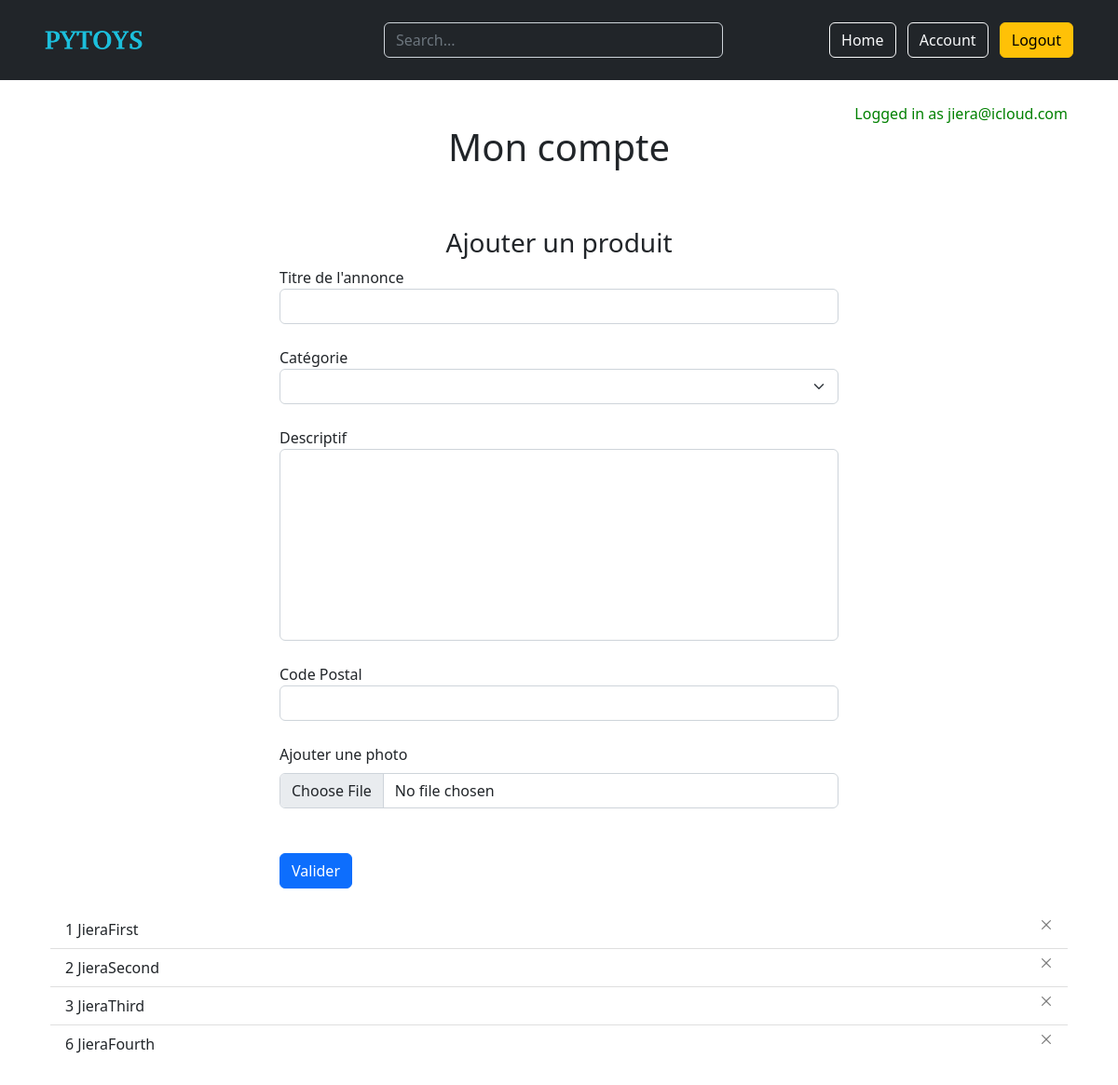
Page /account (signed in) on the earlier database version.
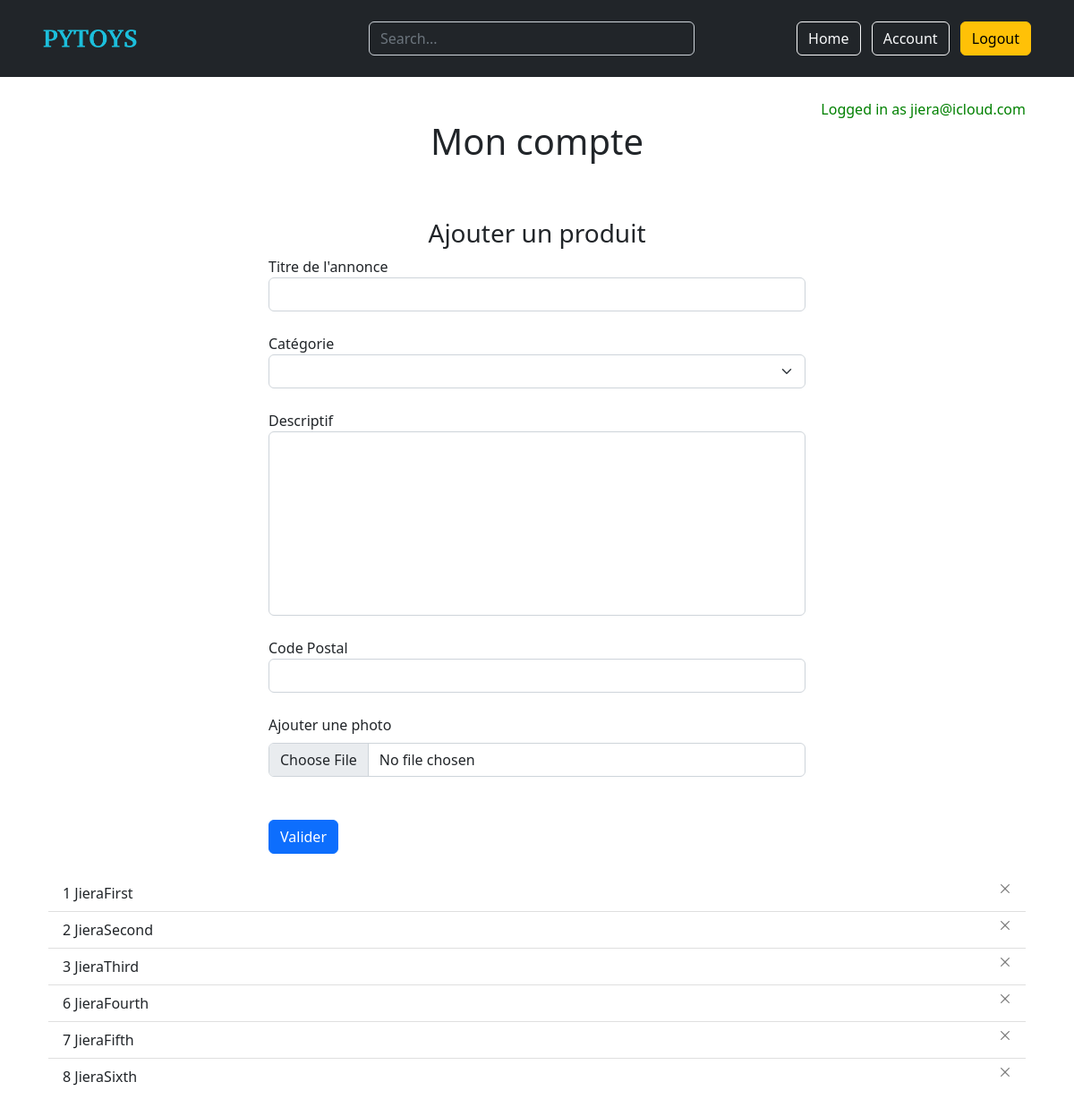
Same page on the later database version.
### website/models.py (models this page shows)
class Product(db.Model):
    id = db.Column(db.Integer, primary_key=True)
    title = db.Column(db.String(100))
    pictures = db.Column(db.String(500)) # Maybe to be created as own model with relationship to this one
    description = db.Column(db.String(5000))
    city = db.Column(db.String(150))
    category = db.Column(db.String(100))
    shipping_fee = db.Column(db.Integer)
    date = db.Column(db.DateTime(timezone=True), default=func.now())
    user_id = db.Column(db.Integer, db.ForeignKey('user.id'))

### website/views.py (the view, shortened to what this page needs)
@views.route('/account', methods=['POST', 'GET'])
def upload_file():
    return render_template("account.html", user=current_user)

### website/__init__.py (called while the page is built)
def create_app():
    app = Flask(__name__)
    app.config['SECRET_KEY'] = 'zajeoazu!ecàapzh'
    app.config['SQLALCHEMY_DATABASE_URI'] = f'sqlite:///{DB_NAME}'
    app.config['UPLOAD_FOLDER'] = UPLOAD_FOLDER
    db.init_app(app)
    from .views import views
    from .auth import auth
    app.register_blueprint(views, url_prefix="/")
    app.register_blueprint(auth, url_prefix="/")
    from .models import User, Product
    create_database(app)
    login_manager = LoginManager()
    login_manager.login_view = 'auth.login'
    login_manager.init_app(app)
    @login_manager.user_loader
    def load_user(id):
        return User.query.get(int(id))
    return app

### website/templates/account.html (shortened to what this page needs)
{% extends "base.html" %}
{% block content %}
    <div class="container my-4">
        <div align="right" style="color: green;">Logged in as {{ user.email }}</div>
        <h1 align="center">Mon compte</h1>
        <br />
        <form method="POST" enctype="multipart/form-data">
            <div style="max-width:600px; margin:auto;">
                <h3 align="center" style="margin-top:30px">Ajouter un produit</h3>
                <div class="form-group">
                    <label for="product-title">Titre de l'annonce</label>
                    <input type="text" class="form-control" id="product-title" name="product-title" required="true"/>
                </div>
                <br />
                <label for="product-category">Catégorie</label>
                <select class="form-select" aria-label="Default select example" name="product-category">
                    <option selected></option>
                    <option value="Jouets">Jouets</option>
                </select>
                <br />
                <div class="form-group">
                    <label for="product-description">Descriptif</label>
                    <textarea name="product-description" class="form-control" id="product-description" name="product-description" rows="8" style="resize:none;"/></textarea>
                </div>
                <br />
                <div class="form-group">
                    <label for="product-city">Code Postal</label>
                    <input type="text" class="form-control" id="product-city" name="product-city" required="true"/>
                </div>
                <br />
                <label class="form-label" for="customFile">Ajouter une photo</label>
                <input type="file" class="form-control" id="customFile" name="file"/>
                <br /><br />
                <button type="submit" class="btn btn-primary">Valider</button>
            </div>
        </form>
        <br />
        <ul class="list-group list-group-flush" id="products">
            {% for product in user.products %}
            <li class="list-group-item d-flex justify-content-between">{{ product.id }} {{ product.title }}
                <button type="button" class="btn-close" style="font-size:10px" aria-label="Close" onClick="deleteProduct({{ product.id }})"></button>
            </li>
            {% endfor %}
        </ul>
    </div>
{% endblock%}

Differences in the rows shown:
added Product: id "7", title "JieraFifth"
added Product: id "8", title "JieraSixth"
